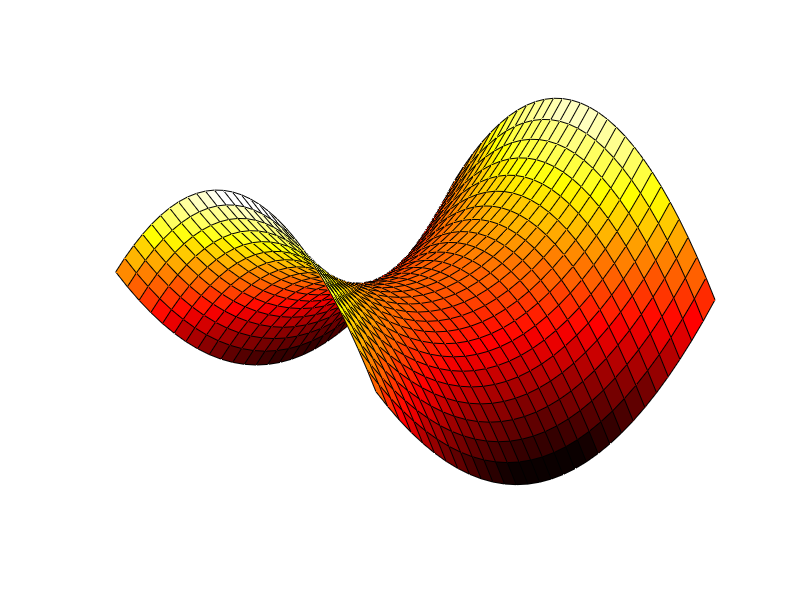

MATLAB code for this plot:
a = 25;
b = 40;
numElements = 30;

x = linspace(-2*a, 2*a, numElements);
y = linspace(-2*b, 2*b, numElements);

[X, Y] = meshgrid(x, y);

z = X.^2 / a^2 - Y.^2 / b^2;
z = reshape(z, [], length(y));

surf(z);
axis off;
colormap hot;
%grid on;